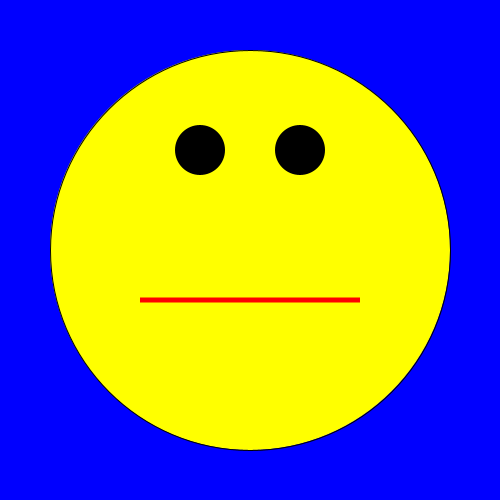
Frame 1 (no input)
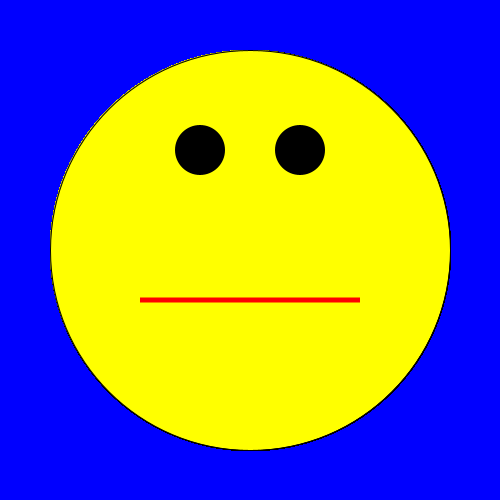
Frame 60 (the mouse pressed at the canvas centre just before this capture)
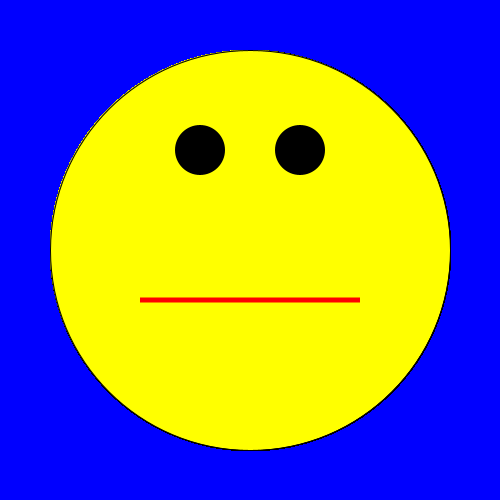
Frame 120 (the mouse held since frame 60 and released just before this capture)

The Processing sketch that drew these frames (run headless with seeded random() and noise(); from frame 60 on, the mouse is pressed at the canvas centre):

// Processing sketch: processing_79577
// ── processing_79577.pde

void setup(){
size(500,500);
background(0,0,255);
}
void draw(){
stroke(0,0,0);
fill(255,255,0);
ellipse(250,250,400,400);
noStroke();
fill(0,0,0);
ellipse(200,150,50,50);
noStroke();
fill(0,0,0);
ellipse(300,150,50,50);
rectMode(CENTER);
noStroke();
fill(255,0,0);
rect(250,300,220,5);

}
